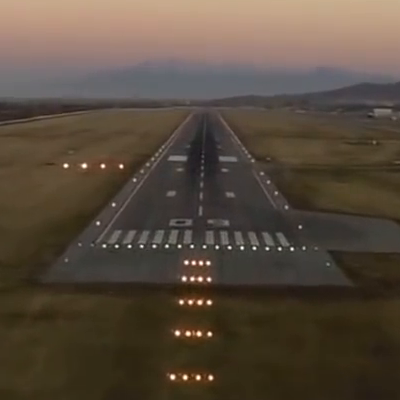
#> input picture Images/Cropped_Runway/00104.png, 400 x 400 px, found by its file name
$ jupyter execute Harris_Corner_Detector.ipynb
#> lines starting #> are read from the running program, lines starting #| are printed output that depends on the picture; after the words box and inside, x2 and y2 are one past the last pixel; in counts of white or black regions, pixels touching at a corner belong together
[cell 1]
import cv2
import numpy as np
import matplotlib.pyplot as plt

image = cv2.imread('../Images/Cropped_Runway/00104.png')
#> image is the input picture: shape (400, 400, 3); mean B, G, R 60.7, 74.1, 86.9
fig = plt.figure()
plt.figure(figsize=(10,5))

plt.subplot(1,2,1)
plt.imshow(cv2.cvtColor(image,cv2.COLOR_BGR2RGB), cmap = 'binary')


gray_image = cv2.cvtColor(image, cv2.COLOR_BGR2GRAY)
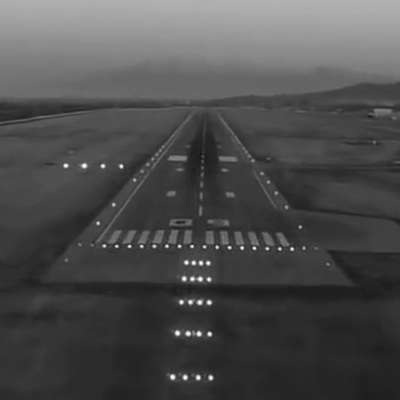
#> gray_image: shape (400, 400); min 19, max 255, mean 76.4
gray_image = np.float32(gray_image)
result_image = cv2.cornerHarris(gray_image, 2, 5, 0.07)
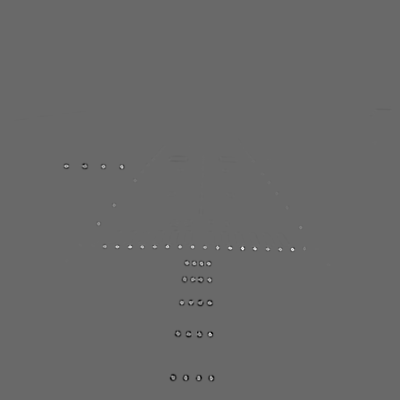
#> result_image: shape (400, 400) float32; min -1.38e+09, max 1.94e+09, mean -469782.5; drawn with min black and max white
result_image = cv2.dilate(result_image, None)
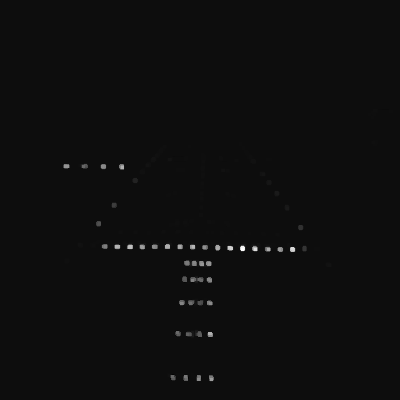
#> result_image: shape (400, 400) float32; min -111114208, max 1.94e+09, mean 6436253; drawn with min black and max white
image[result_image > 0.01 * result_image.max()]=[0, 0, 255]
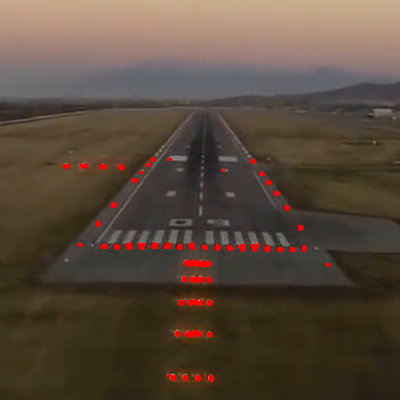
#> image: shape (400, 400, 3); 1.17% of pixels changed, all inside (x1, y1, x2, y2) = (63, 157, 331, 382)

plt.subplot(1,2,2)
plt.imshow(cv2.cvtColor(image,cv2.COLOR_BGR2RGB), cmap = 'binary')
plt.show()
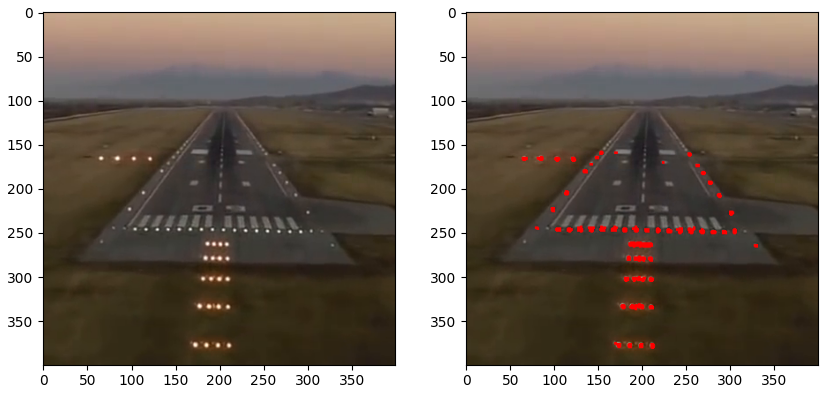
#> figure drawn by matplotlib, 2 panels

[cell 2]
import numpy as np
import cv2
import matplotlib.pyplot as plt

# Sobel x-axis kernel
SOBEL_X = np.array((
    [-1, 0, 1],
    [-2, 0, 2],
    [-1, 0, 1]), dtype="int32")

# Sobel y-axis kernel
SOBEL_Y = np.array((
    [-1, -2, -1],
    [0, 0, 0],
    [1, 2, 1]), dtype="int32")

# Gaussian kernel
GAUSS = np.array((
    [1/16, 2/16, 1/16],
    [2/16, 4/16, 2/16],
    [1/16, 2/16, 1/16]), dtype="float64")


def convolve(img, kernel):
    if kernel.shape[0] % 2 != 1 or kernel.shape[1] % 2 != 1:
        raise ValueError("Only odd dimensions on filter supported")
    img_height = img.shape[0]
#> img_height = 400
    img_width = img.shape[1]
#> img_width = 400
    pad_height = kernel.shape[0] // 2
    pad_width = kernel.shape[1] // 2
    # Allocate result image.
    pad = ((pad_height, pad_height), (pad_height, pad_width))
    g = np.empty(img.shape, dtype=np.float64)
    img = np.pad(img, pad, mode='constant', constant_values=0)
    # Do convolution
    for i in np.arange(pad_height, img_height+pad_height):
        for j in np.arange(pad_width, img_width+pad_width):
            roi = img[i - pad_height:i + pad_height +
                      1, j - pad_width:j + pad_width + 1]
            g[i - pad_height, j - pad_width] = (roi*kernel).sum()
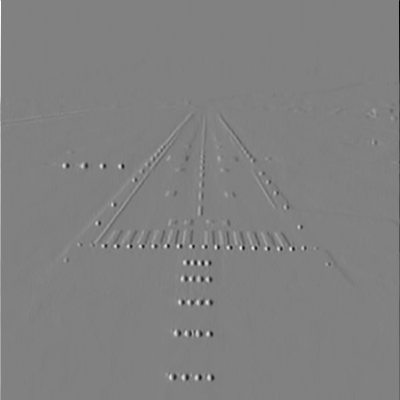
#> g: shape (400, 400) float64; min -712, max 695, mean -0.1; drawn with min black and max white
    if (g.dtype == np.float64):
        kernel = kernel / 255.0
        kernel = (kernel*255).astype(np.uint8)
    else:
        g = g + abs(np.amin(g))
        g = g / np.amax(g)
        g = (g*255.0)
    return g

def harris(img, threshold=0.6):
    img_cpy = img.copy()
    # Grayscale
    img1_gray = cv2.cvtColor(img, cv2.COLOR_BGR2GRAY)
    dx = convolve(img1_gray, SOBEL_X)
    dy = convolve(img1_gray, SOBEL_Y)
#> after the loop in convolve (call 2), `for i in np.arange(pad_height, img_height+pad_height):`:
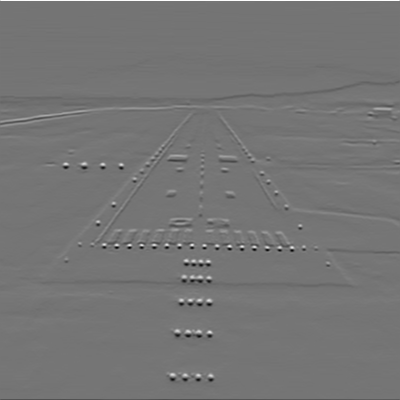
#> g: shape (400, 400) float64; min -611, max 712, mean -1.4; drawn with min black and max white
    dx2 = np.square(dx)
    dy2 = np.square(dy)
    dxdy = dx*dy
    g_dx2 = convolve(dx2, GAUSS)
    g_dy2 = convolve(dy2, GAUSS)
    g_dxdy = convolve(dxdy, GAUSS)
    harris = g_dx2*g_dy2 - np.square(g_dxdy) - 0.12*np.square(g_dx2 + g_dy2)
    cv2.normalize(harris, harris, 0, 1, cv2.NORM_MINMAX)
    # find all points above threshold
    loc = np.where(harris >= threshold)
#> loc = 179 positions, rows 0 to 378, columns 0 to 399
    # loop though the points
    for pt in zip(*loc[::-1]):
        # draw filled circle on each point
        cv2.circle(img_cpy, pt, 3, (255, 0, 0), -1)
#> this loop made 179 passes
#> pt on passes 1 to 3: (0, 0), (1, 0), (398, 0)

    return img_cpy


img = cv2.imread('../Images/Cropped_Runway/00104.png')
# create copy

corners = harris(img)

# display images
plt.figure(figsize=(10, 10))
plt.subplot(121), plt.imshow(cv2.cvtColor(img,cv2.COLOR_BGR2RGB))
plt.title("Input Image"), plt.xticks([]), plt.yticks([])
plt.subplot(122), plt.imshow(cv2.cvtColor(corners,cv2.COLOR_BGR2RGB))
plt.title("Harris Corners"), plt.xticks([]), plt.yticks([])
plt.show()
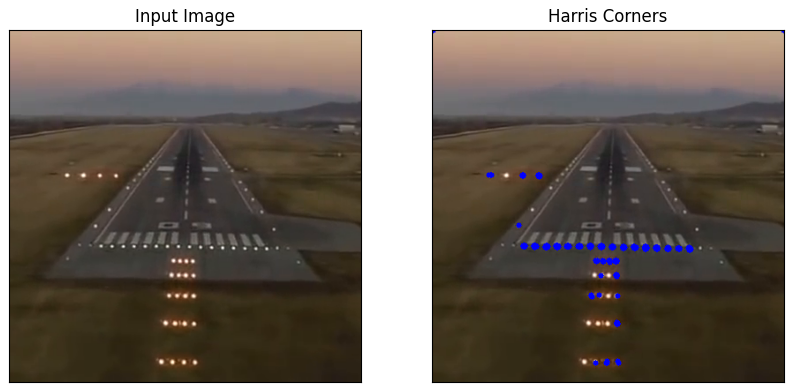
#> figure drawn by matplotlib, 2 panels

$ run again, with Images/Cropped_Runway/00001.png copied over Images/Cropped_Runway/00104.png
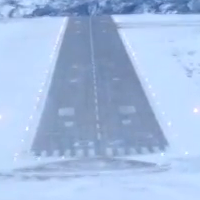
#> input picture Images/Cropped_Runway/00001.png, 200 x 200 px, found by its file name
#> image is the input picture: shape (200, 200, 3); mean B, G, R 226, 189.9, 165.2
#> image: shape (200, 200, 3); 5.24% of pixels changed, all inside (x1, y1, x2, y2) = (0, 0, 199, 180)
#> in harris, `harris = g_dx2*g_dy2 - np.square(g_dxdy) - 0.12*np.square(g_dx2 + g_dy2)`:
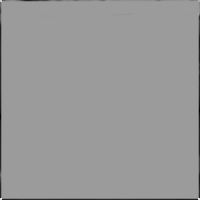
#> harris: shape (200, 200) float64; min -2.19e+10, max 1.39e+10, mean -320750096.7; drawn with min black and max white
#> loc = 38438 positions, rows 0 to 199, columns 0 to 199
#> the loop in harris, `for pt in zip(*loc[::-1]):` made 38438 passes
#> pt on passes 1 to 3: (0, 0), (1, 0), (198, 0)
#> `plt.show()`:
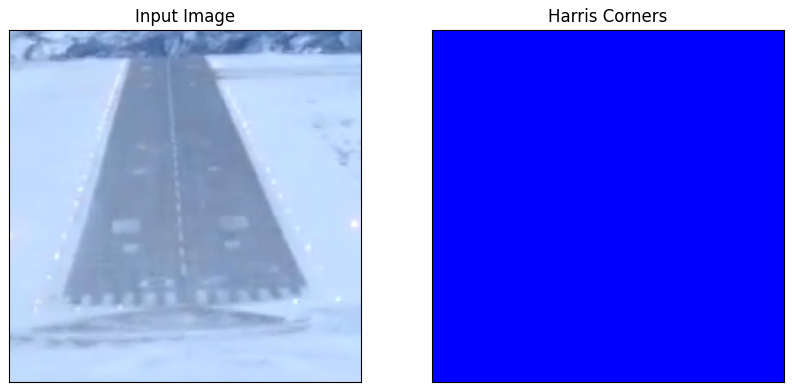
#> figure drawn by matplotlib, 2 panels

$ run again, with Images/Cropped_Runway/00101.png copied over Images/Cropped_Runway/00104.png
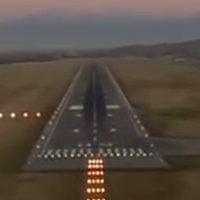
#> input picture Images/Cropped_Runway/00101.png, 200 x 200 px, found by its file name
#> image is the input picture: shape (200, 200, 3); mean B, G, R 66.6, 75.6, 86
#> image: shape (200, 200, 3); 3.46% of pixels changed, all inside (x1, y1, x2, y2) = (0, 106, 154, 200)
#> in harris, `harris = g_dx2*g_dy2 - np.square(g_dxdy) - 0.12*np.square(g_dx2 + g_dy2)`:
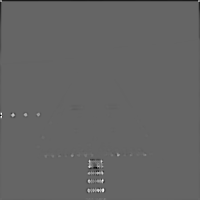
#> harris: shape (200, 200) float64; min -3.76e+09, max 5.72e+09, mean -13614024.1; drawn with min black and max white
#> loc = 97 positions, rows 1 to 191, columns 1 to 198
#> the loop in harris, `for pt in zip(*loc[::-1]):` made 97 passes
#> pt on passes 1 to 8: (1, 1), (198, 1), (1, 113), (25, 113), (1, 114), (12, 114), (13, 114), (24, 114)
#> `plt.show()`:
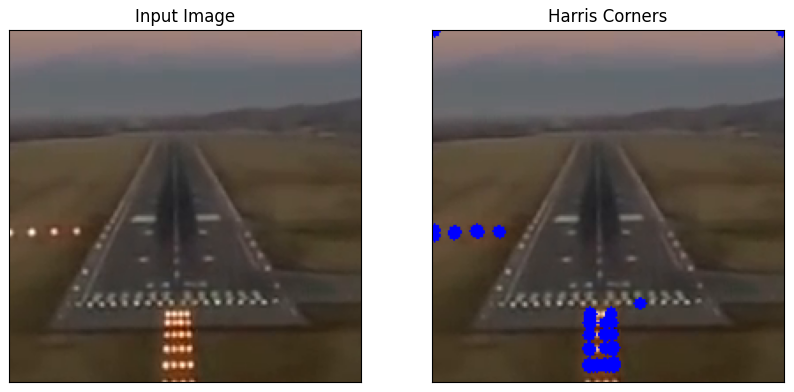
#> figure drawn by matplotlib, 2 panels
